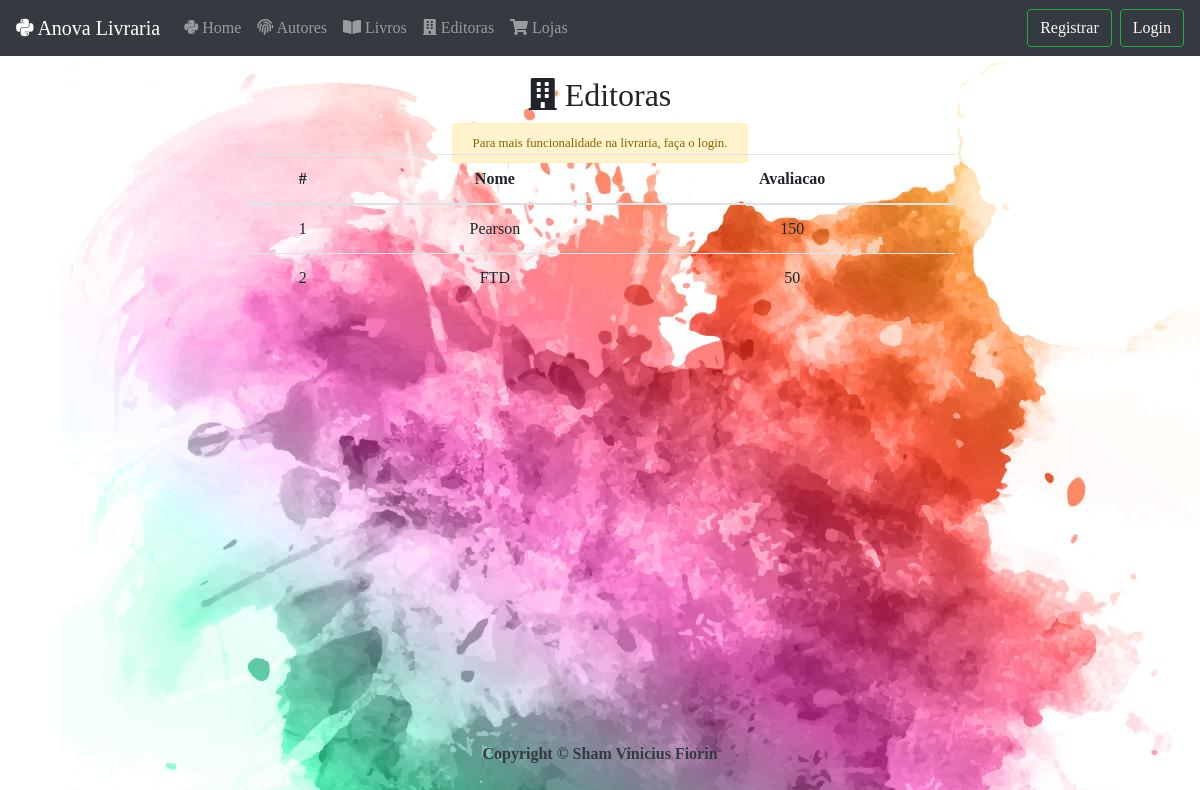
Before: /editoras/ with the older database file.
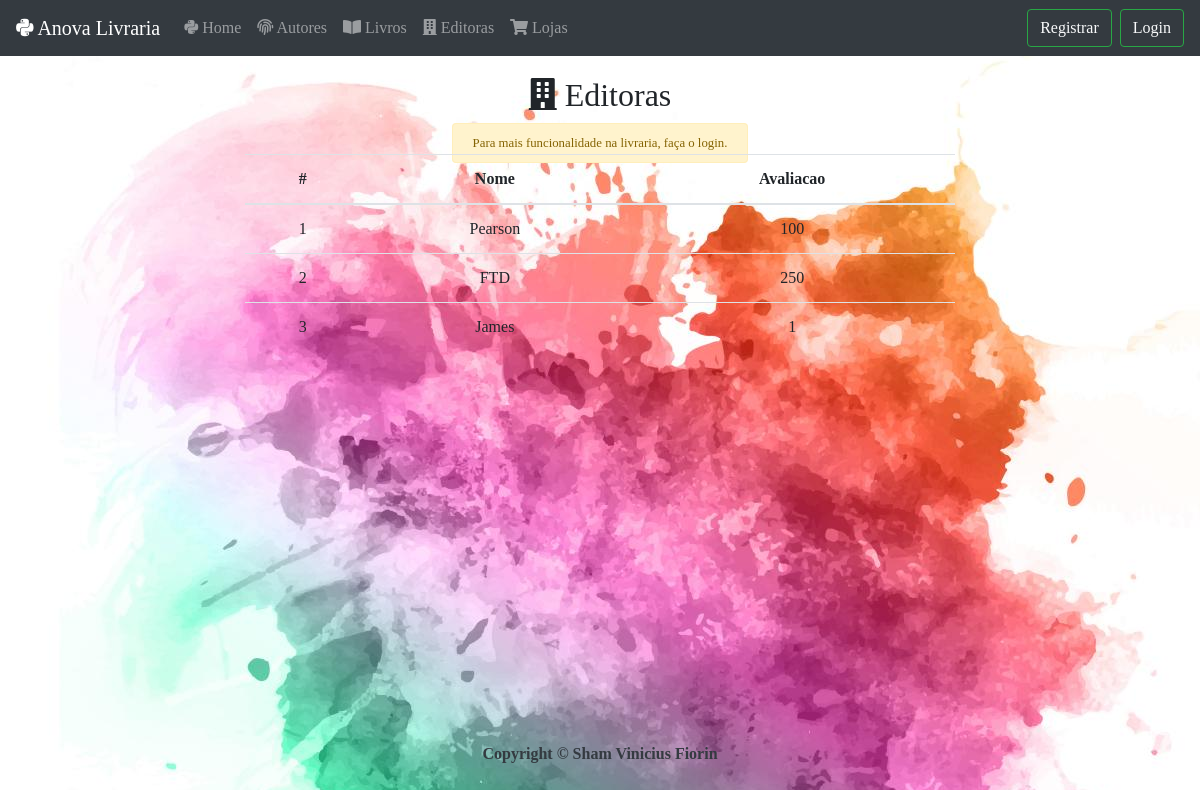
After: the same page with the newer database file.
### estoque/models.py (models this page shows, shortened)
class Editora(models.Model):
	nome = models.CharField(max_length=255)
	avaliacao = models.IntegerField()

### estoque/views.py (the view)
# urls.py: path('editoras/',views.EditoraListView.as_view(), name='editoras-list'),
class EditoraListView(ListView):
	model = Editora
	templete_name = 'estoque/editoras_list.html'

### estoque/templates/estoque/editora_list.html (shortened to what this page needs)
{% extends 'estoque/base.html' %}
{% block content %}
<div class="container text-center">
	<div class="text-center"><h2 class="p-2 m-2 "><i class="fas fa-building"></i> Editoras<h2></div>
          	{% if not user.is_authenticated %}
          	<small class="alert alert-warning"> Para mais funcionalidade na livraria, faça o login.</small>
          	{% endif %}
	<div class="row">
		<div class="col-lg-2"></div>
		<div class="col-lg-8">
			<table class="table">
				<thead>
					<tr>
						<th scope="col">#</th>
						<th scope="col">Nome</th>
						<th scope="col">Avaliacao</th>
					</tr>
				</thead>
				<tbody>
					{% for obj in object_list %}
					<tr>
						<td scope="row">{{forloop.counter}}</td>
						<td> {{ obj.nome}} </td>
						<td> {{ obj.avaliacao }} </td>
					</tr>
					{% endfor %}
				</tbody>
			</table>
		</div>
		<div class="col-lg-2"></div>
	</div>
</div>
{% endblock content %}

### estoque/templates/estoque/base.html (shortened to what this page needs)
<!doctype html>
<html lang="en">
  <head>
    <link rel="stylesheet" href="https://stackpath.bootstrapcdn.com/bootstrap/4.1.3/css/bootstrap.min.css">
    <link rel="stylesheet" type="text/css" href="/static/css/styles.css">
    <link rel="stylesheet" href="https://use.fontawesome.com/releases/v5.3.1/css/all.css">
    <link href="navbar-top-fixed.css" rel="stylesheet">
  </head>
  <body>
    <nav class="navbar navbar-expand-md navbar-dark fixed-top bg-dark">
      <a class="navbar-brand" href="/"><i class="fab fa-python"></i> Anova Livraria</a>
      <div class="collapse navbar-collapse" id="navbarCollapse">
        <ul class="navbar-nav mr-auto">
          <div class="nav-item">
            <li class="nav-item"><a class="nav-link" href="/"><i class="fab fa-python"></i></i> Home</a></li>
          </div>
          <div class="nav-item">
            <li class="nav-item"><a class="nav-link" href="/autores"><i class="fas fa-fingerprint"></i> Autores</a></li>
          </div>
          <div>
            <li class="nav-item"><a class="nav-link" href="/livros"><i class="fas fa-book-open"></i> Livros</a></li>
          </div>
          <div>
            <li class="nav-item"><a class="nav-link" href="/editoras"><i class="fas fa-building"></i> Editoras</a></li>
          </div>
          <div>
            <li class="nav-item"><a class="nav-link" href="/lojas"><i class="fas fa-shopping-cart"></i> Lojas</a>
            </li>
          </div>
        </ul>
        <form class="form-inline mt-2 mt-md-0">
          {% if user.is_authenticated %}
              <input class="form-control text-center mr-sm-2" type="text" disabled placeholder="{{user.username | title}}" aria-label="Search">
              <a class="btn btn-outline-success text-light my-2 my-sm-0" href="/accounts/logout">Logout</a>
          {% else %}
              <a class="btn mr-2 btn-outline-success text-light my-2 my-sm-0" href="{% url 'signup' %}">Registrar</a>
                <a class="btn btn-outline-success text-light my-2 my-sm-0" href="{% url 'login' %}">Login</a>
          {% endif %}
        </form>
      </div>
    </nav>
    <main role="main" class="container">
        {% block content%}{% endblock content %}
    </main>
<footer class="footer">
  <div class="container">
    <p class="text-dark text-center fixed-bottom"><b>Copyright &copy; Sham Vinicius Fiorin</b></p>
  </div>
</footer>
</body>
</html>

### estoque/static/css/styles.css (style rules this page uses)
body { background-image: url("/static/img/6320.jpg"); font-family: serif; }
html { position: relative; min-height: 100%; }
body { margin-bottom: 60px; }
.footer { position: absolute; bottom: 0; width: 100%; height: 60px; line-height: 60px; background-color: transparent; }
body > .container { padding: 60px 15px 0; }
.footer > .container { padding-right: 15px; padding-left: 15px; }

Changed rows visible on the page:
changed Editora "Pearson": avaliacao "150" → "100"
changed Editora "FTD": avaliacao "50" → "250"
added Editora: nome "James", avaliacao "1"
